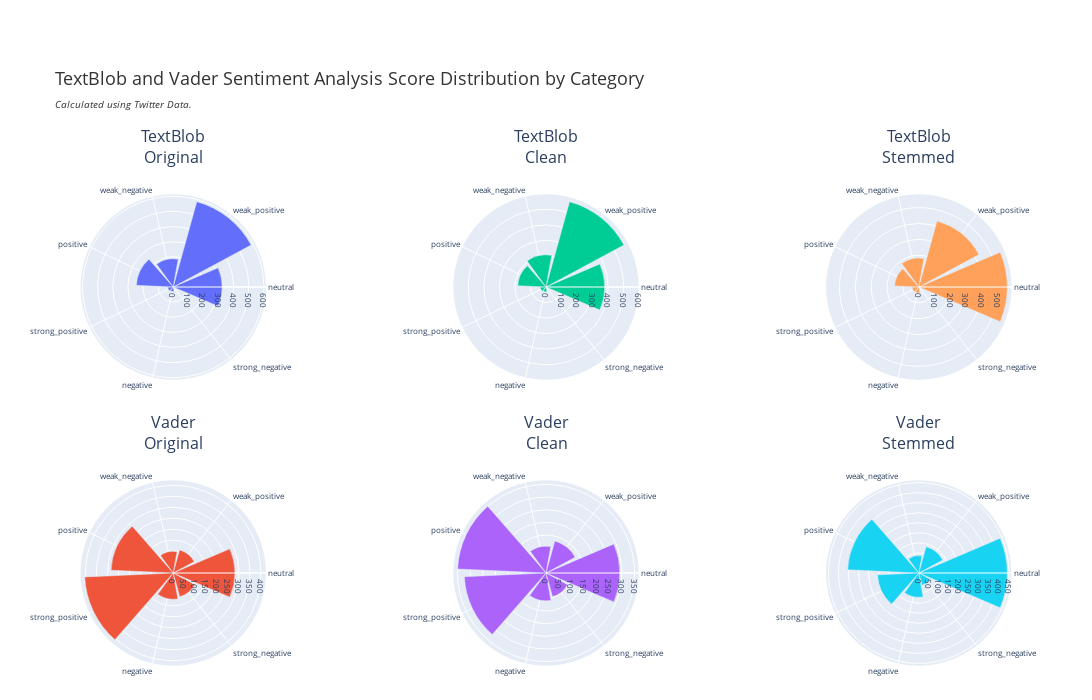

Notebook source saved alongside this figure:
### Code cell
from plotly.subplots import make_subplots
import plotly.graph_objects as go

col = ['TextBlob_desc', 'Vader_desc', 'TextBlob_o_desc',
       'TextBlob_c_desc', 'Vader_c_desc', 'Vader_o_desc']

m = Count_Values(df = tweets,
                 columns = col)

title = f'TextBlob and Vader Sentiment Analysis Score Distribution by Category' \
        f'<br><span style="font-size:10px"><i>Calculated using Twitter Data.</span></i>'

fig = make_subplots(
    rows=2, cols=3,
    vertical_spacing=0.1,
    horizontal_spacing=0.2,
    specs=[[{"type": "barpolar"}, {"type": "barpolar"}, {"type": "barpolar"}],
          [{"type": "barpolar"}, {"type": "barpolar"}, {"type": "barpolar"}]],
    subplot_titles=("TextBlob<br>Original",
                    "TextBlob<br>Clean",
                    "TextBlob<br>Stemmed",
                   "Vader<br>Original", "Vader<br>Clean","Vader<br>Stemmed")

)

# Row 1 = TextBlob | Row 2 = Vader

#col 1 = Original
fig.add_trace(go.Barpolar(theta=m['values'], r=m['TextBlob_o_desc']),
              row=1, col=1)

fig.add_trace(go.Barpolar(theta=m['values'], r=m['Vader_o_desc']),
              row=2, col=1)


#col 2 = Clean
fig.add_trace(go.Barpolar(theta=m['values'], r=m['TextBlob_c_desc']),
              row=1, col=2)

fig.add_trace(go.Barpolar(theta=m['values'], r=m['Vader_c_desc']),
              row=2, col=2)

#col 3 = Stemmed
fig.add_trace(go.Barpolar(theta=m['values'], r=m['TextBlob_desc']),
              row=1, col=3)

fig.add_trace(go.Barpolar(theta=m['values'], r=m['Vader_desc']),
              row=2, col=3)


fig.update_layout(
    showlegend=False,
    font_size=8,
    title_font_size=18,
    title_text=title,
    title_font_color='#333333',
    width = 1200,
    height=700,
    plot_bgcolor='white',
    margin_t=170,
    margin_b=10)

fig.show()

### Figure 1 — Plotly figure (JSON) as saved in the notebook; plotly's stock layout.template omitted (floating-point values rounded to 4 significant figures)
{"data": [{"r": [323, 586, 187, 244, 36, 30, 3], "subplot": "polar", "theta": ["neutral", "weak_positive", "weak_negative", "positive", "strong_positive", "negative", "strong_negative"], "type": "barpolar"}, {"r": [281, 109, 99, 284, 404, 120, 112], "subplot": "polar4", "theta": ["neutral", "weak_positive", "weak_negative", "positive", "strong_positive", "negative", "strong_negative"], "type": "barpolar"}, {"r": [377, 570, 207, 182, 37, 32, 4], "subplot": "polar2", "theta": ["neutral", "weak_positive", "weak_negative", "positive", "strong_positive", "negative", "strong_negative"], "type": "barpolar"}, {"r": [292, 131, 106, 350, 323, 110, 97], "subplot": "polar5", "theta": ["neutral", "weak_positive", "weak_negative", "positive", "strong_positive", "negative", "strong_negative"], "type": "barpolar"}, {"r": [558, 431, 183, 153, 42, 38, 4], "subplot": "polar3", "theta": ["neutral", "weak_positive", "weak_negative", "positive", "strong_positive", "negative", "strong_negative"], "type": "barpolar"}, {"r": [441, 136, 87, 355, 206, 121, 63], "subplot": "polar6", "theta": ["neutral", "weak_positive", "weak_negative", "positive", "strong_positive", "negative", "strong_negative"], "type": "barpolar"}], "layout": {"annotations": [{"font": {"size": 16}, "showarrow": false, "text": "TextBlob<br>Original", "x": 0.1, "xanchor": "center", "xref": "paper", "y": 1, "yanchor": "bottom", "yref": "paper"}, {"font": {"size": 16}, "showarrow": false, "text": "TextBlob<br>Clean", "x": 0.5, "xanchor": "center", "xref": "paper", "y": 1, "yanchor": "bottom", "yref": "paper"}, {"font": {"size": 16}, "showarrow": false, "text": "TextBlob<br>Stemmed", "x": 0.9, "xanchor": "center", "xref": "paper", "y": 1, "yanchor": "bottom", "yref": "paper"}, {"font": {"size": 16}, "showarrow": false, "text": "Vader<br>Original", "x": 0.1, "xanchor": "center", "xref": "paper", "y": 0.45, "yanchor": "bottom", "yref": "paper"}, {"font": {"size": 16}, "showarrow": false, "text": "Vader<br>Clean", "x": 0.5, "xanchor": "center", "xref": "paper", "y": 0.45, "yanchor": "bottom", "yref": "paper"}, {"font": {"size": 16}, "showarrow": false, "text": "Vader<br>Stemmed", "x": 0.9, "xanchor": "center", "xref": "paper", "y": 0.45, "yanchor": "bottom", "yref": "paper"}], "font": {"size": 8}, "height": 700, "margin": {"b": 10, "t": 170}, "plot_bgcolor": "white", "polar": {"angularaxis": {"type": "category"}, "domain": {"x": [0, 0.2], "y": [0.55, 1]}, "radialaxis": {"autorange": true, "range": [0, 616.8], "type": "linear"}}, "polar2": {"angularaxis": {"type": "category"}, "domain": {"x": [0.4, 0.6], "y": [0.55, 1]}, "radialaxis": {"autorange": true, "range": [0, 600], "type": "linear"}}, "polar3": {"angularaxis": {"type": "category"}, "domain": {"x": [0.8, 1], "y": [0.55, 1]}, "radialaxis": {"autorange": true, "range": [0, 587.4], "type": "linear"}}, "polar4": {"angularaxis": {"type": "category"}, "domain": {"x": [0, 0.2], "y": [0, 0.45]}, "radialaxis": {"autorange": true, "range": [0, 425.3], "type": "linear"}}, "polar5": {"angularaxis": {"type": "category"}, "domain": {"x": [0.4, 0.6], "y": [0, 0.45]}, "radialaxis": {"autorange": true, "range": [0, 368.4], "type": "linear"}}, "polar6": {"angularaxis": {"type": "category"}, "domain": {"x": [0.8, 1], "y": [0, 0.45]}, "radialaxis": {"autorange": true, "range": [0, 464.2], "type": "linear"}}, "showlegend": false, "title": {"font": {"color": "#333333", "size": 18}, "text": "TextBlob and Vader Sentiment Analysis Score Distribution by Category<br><span style=\"font-size:10px\"><i>Calculated using Twitter Data.</span></i>"}, "width": 1200}}
